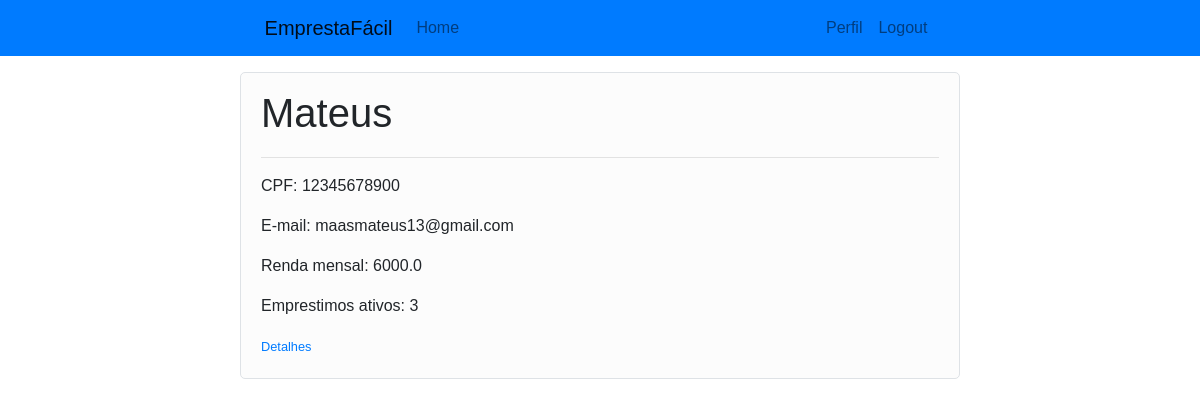
Screenshot of /perfil (signed in) with the database file from the repository.
### FlaskEmprestimo/models.py (models this page shows, shortened)
class Usuario(db.Model, UserMixin):
    id = db.Column(db.Integer, primary_key=True)
    nome = db.Column(db.String(50), nullable=False)
    cpf = db.Column(db.String(11), nullable = False, unique=True)
    email = db.Column(db.String(50), nullable=False, unique=True)
    senha = db.Column(db.String(60), nullable=False)
    salario = db.Column(db.Float, nullable=False)
    emprestimos = db.relationship('Emprestimo', backref='beneficiado', lazy=True)

### FlaskEmprestimo/routes.py (the view)
@app.route('/perfil')
@login_required
def perfil():
    qtd_emprestimos = 0
    emprestimos = Usuario.query.filter_by(id=current_user.id).first().emprestimos
    for emprestimo in emprestimos:
        if emprestimo.ativo:
            qtd_emprestimos += 1
    return render_template('perfil.html', title='Perfil', qtd_emprestimos=qtd_emprestimos)

### FlaskEmprestimo/models.py (called while the page is built)
@login_manager.user_loader
def load_user(user_id):
    return Usuario.query.get(int(user_id))

### FlaskEmprestimo/templates/perfil.html
{% extends 'base.html' %}
{% block conteudo %}
<div class="border">
    <div class="info mt-3">
        <h1>{{ current_user.nome }}</h1>
        <hr>
        <p>CPF: {{ current_user.cpf }}</p>
        <p>E-mail: {{current_user.email}}</p>
        {% if current_user.salario %}
            <p>Renda mensal: {{ current_user.salario }}</p>
        {% else %}
            <p>Salário não informado</p>
        {% endif %}
        <p>Emprestimos ativos: {{ qtd_emprestimos }}</p>
        <small class="text-muted">
            <a href="{{ url_for('detalhes_emprestimos') }}">Detalhes</a>
        </small>
    </div>
</div>
{% endblock %}

### FlaskEmprestimo/templates/base.html (shortened to what this page needs)
<!DOCTYPE html>
<html lang="en">
<head>
    <link rel="stylesheet" href="{{ url_for('static', filename='css/main.css') }}">
    <link rel="stylesheet" href="https://maxcdn.bootstrapcdn.com/bootstrap/4.0.0/css/bootstrap.min.css">
    </head>
<body>
    <nav class="navbar navbar-expand-lg navbar-light text-white bg-primary">
        <div class="content container-fluid">
            <div class="collapse navbar-collapse" id="navbarNav">
                <ul class="navbar-nav">
                    <li class="nav-item active">
                        <a class="navbar-brand" href="{{ url_for('index') }}">EmprestaFácil</a>
                    </li>
                    <li class="nav-item">
                        <a class="nav-link" href="{{ url_for('index') }}">Home</a>
                    </li>
                </ul>
                <ul class="navbar-nav ml-auto">
                    {% if current_user.is_authenticated %}
                    <li class="nav-item">
                        <a class="nav-link" href="{{ url_for('perfil') }}">Perfil</a>
                    </li>
                    <li class="nav-item">
                        <a class="nav-link" href="{{ url_for('logout') }}">Logout</a>
                    </li>
                    {% endif %}
                </ul>
            </div>
        </div>
    </nav>
    <div class="content mt-3">
        {% block conteudo %} {% endblock %}
    </div>
</body>
</html>

### FlaskEmprestimo/static/css/main.css (style rules this page uses)
body { font-family: sans-serif; }
div.content { font-family: sans-serif; margin-left: 20%; margin-right: 20%; }
div.border { border: 1px solid gray; border-radius: 5px; background-color: rgb(252, 252, 252); }
div.info { margin: 20px; }
div.info h1 { margin-bottom: 20px; }

### rows the page displays
Usuario: nome "Mateus", cpf "12345678900", email "maasmateus13@gmail.com", salario "6000.0"

### other values shown
{{ qtd_emprestimos }} "3"
